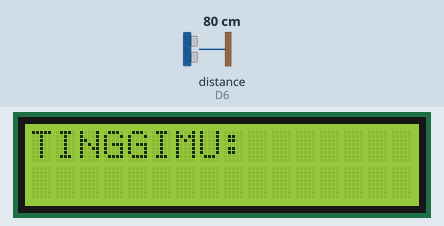
The sketch below on a simulated ESP8266 (NodeMCU). On the bench: 16×2 character LCD. Wiring (inferred from the names in the program): ultrasonic range finder: trigger D7; echo D6. The test bench sets the inputs (shaded band); at power-on: distance to the obstacle (sensor on D6) 80 cm. The echo pulse lasts 58.3 µs per cm; WiFi joins after 1.5 s; servers stay silent unless stated.

Above: at 2.2 s.
At 5.1 s:
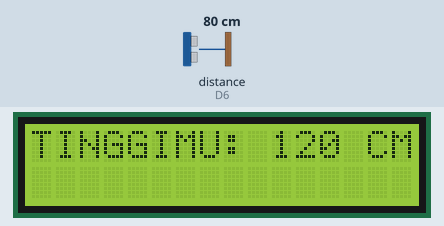
5.2 s: distance to the obstacle (sensor on D6) set to 2 cm
At 6.4 s:
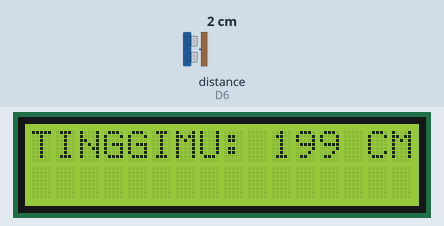
6.7 s: distance to the obstacle (sensor on D6) set to 4 cm
At 7.1 s:
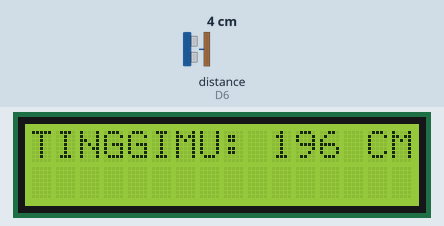
8.2 s: distance to the obstacle (sensor on D6) set to 9 cm
At 9.1 s:
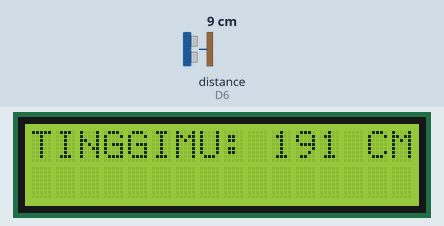
Timing chart, 0 to 11.2 s (numbered marks = the images above; inputs shaded):
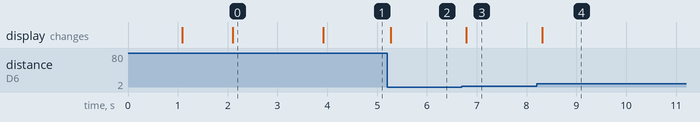

The sketch:

sketch_dec16a.ino
```cpp
// ID, Nama Template, dan Token Authentikasi Blynk
#define BLYNK_TEMPLATE_ID "TMPL6wS4966Ij"
#define BLYNK_TEMPLATE_NAME "Quickstart Template"
#define BLYNK_AUTH_TOKEN "4oi5YVKU3D0HQ9mBdXdOD6i1IvjG38m_"

// Library yang diperlukan
#include <LiquidCrystal_I2C.h>
#include <Wire.h>
#include <BlynkSimpleEsp8266.h>

// Pin untuk sensor ultrasonik
#define trigPin D7
#define echoPin D6

// Inisialisasi objek LCD
LiquidCrystal_I2C lcd(0x27, 16, 2);

// Variabel untuk perhitungan tinggi
int jarak = 200;
int tinggi;

// Informasi jaringan Wi-Fi
char ssid[] = "Redmi Note 8";
char pass[] = "makanbang";
char auth[] = "4oi5YVKU3D0HQ9mBdXdOD6i1IvjG38m_";

void setup() {
  // Inisialisasi komunikasi serial dan konfigurasi pin
  Serial.begin(9600);
  pinMode(trigPin, OUTPUT);
  pinMode(echoPin, INPUT);

  // Konfigurasi dan inisialisasi LCD
  lcd.init();
  lcd.backlight();
  lcd.setCursor(2, 0);
  lcd.print("ALAT PENGUKUR");
  delay(1000);
  lcd.setCursor(2, 1);
  lcd.print("TINGGI BADAN");
  delay(1000);
  lcd.clear();
  lcd.setCursor(0, 0);
  lcd.print("TINGGIMU: ");

  // Memulai koneksi Blynk
  Blynk.begin(auth, ssid, pass);
}

void loop() {
  // Menjalankan fungsi-fungsi Blynk
  Blynk.run();

  // Membaca data dari sensor ultrasonik
  long duration, gape;
  digitalWrite(trigPin, LOW);
  delayMicroseconds(2);
  digitalWrite(trigPin, HIGH);
  delayMicroseconds(10);
  digitalWrite(trigPin, LOW);
  duration = pulseIn(echoPin, HIGH);
  gape = (duration / 2) / 29.1;
  tinggi = jarak - gape;

  // Menampilkan hasil pengukuran di LCD
  lcd.setCursor(10, 0);
  lcd.print(tinggi);
  lcd.print(" ");
  lcd.print("CM");
  lcd.print(" ");

  // Mengirim data ke pin virtual di Blynk
  Blynk.virtualWrite(V6, "TINGGIMU: " + String(tinggi) + " CM");
  Blynk.virtualWrite(V7, tinggi);

  // Menunggu sebentar sebelum melakukan pengukuran berikutnya
  delay(100);
}
```

Measured:
- after the input at 5.2 s, the display: changes after 0.07 s (image 2)
- after the input at 6.7 s, the display: changes after 0.09 s (image 3)
- after the input at 8.2 s, the display: changes after 0.11 s (image 4)
- what the display in image 0 shows lasts 1.8 s, from 2.1 s to 3.9 s
